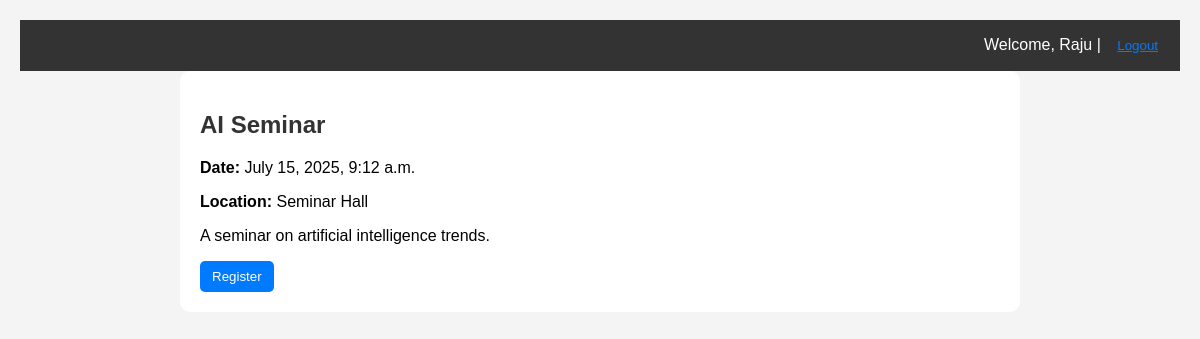
/event/1/ (signed in), run on the app's committed database.
### events/models.py (models this page shows, shortened)
class Event(models.Model):
    title = models.CharField(max_length=100)
    description = models.TextField()
    date = models.DateTimeField()
    location = models.CharField(max_length=255)
    category = models.ForeignKey(EventCategory, on_delete=models.SET_NULL, null=True, blank=True)

### events/views.py (the view)
# urls.py: path('event/<int:pk>/', EventDetailView.as_view(), name='event_detail'),
class EventDetailView(DetailView):
    model = Event
    template_name = 'events/event_detail.html'
    context_object_name = 'event'

### events/templates/events/event_detail.html (shortened to what this page needs)
{% extends 'base.html' %}
{% block content %}
  <h2>{{ event.title }}</h2>
  <p><strong>Date:</strong> {{ event.date }}</p>
  <p><strong>Location:</strong> {{ event.location }}</p>
  <p>{{ event.description }}</p>
  {% if user.is_authenticated %}
    {% if user in event.registration_set.all %}
      <p>✅ You are already registered for this event.</p>
    {% else %}
      <form action="{% url 'register_event' event.id %}" method="post">
        <button type="submit">Register</button>
      </form>
    {% endif %}
  {% else %}
    <p><a href="{% url 'signup' %}">Login or Sign up</a> to register</p>
  {% endif %}
{% endblock %}

### events/templates/base.html (shortened to what this page needs)
{% load static %}
<!DOCTYPE html>
<html>
<head>
</head>
<body>
  {% if user.is_authenticated %}
  <div class="header">
    Welcome, {{ user.username }} |
    <form method="post" action="{% url 'logout' %}" style="display:inline;">
      <button type="submit" style="background:none;border:none;color:#007bff;text-decoration:underline;cursor:pointer;">
        Logout
      </button>
    </form>
  </div>
{% endif %}
  <div class="content">
    {% block content %}{% endblock %}
  </div>
</body>
</html>

### events/templates/base.html (style rules this page uses)
body { font-family: Arial, sans-serif; background-color: #f4f4f4; margin: 0; padding: 20px; }
.header { background-color: #333; color: white; padding: 10px; text-align: right; }
.content { background-color: white; padding: 20px; border-radius: 10px; max-width: 800px; margin: auto; }
h1, h2 { color: #333; }
button { background-color: #007bff; color: white; padding: 8px 12px; border: none; border-radius: 5px; cursor: pointer; }

### data on the page
Event: title "AI Seminar", date "July 15, 2025, 9:12 a.m.", location "Seminar Hall", description "A seminar on artificial intelligence trends."

### other printed values
{{ user.username }} "Raju"
